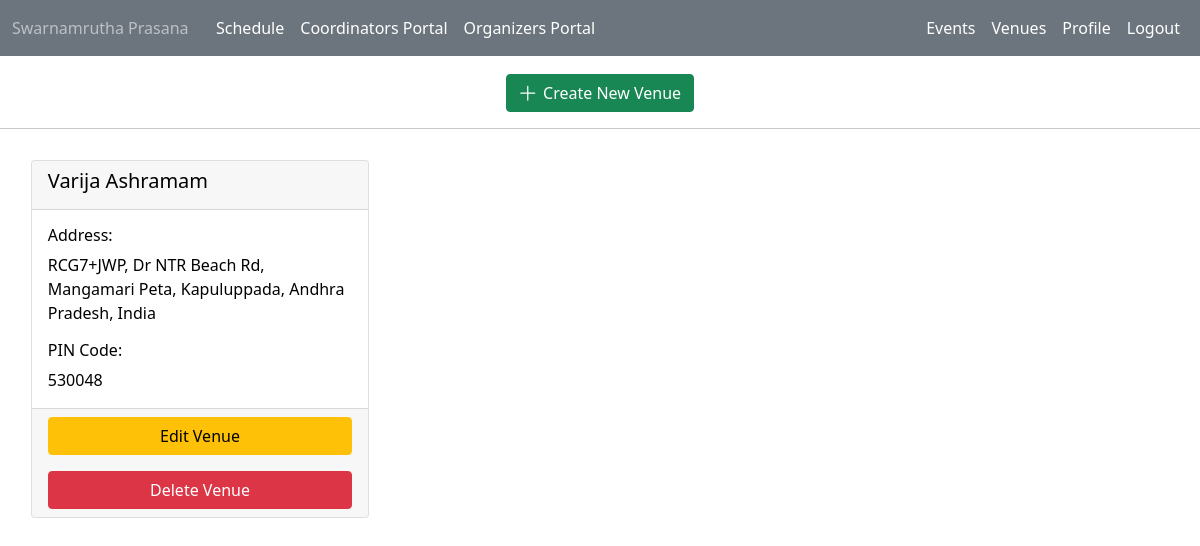
/organizers/venues (signed in), run on an earlier commit of the app's database.
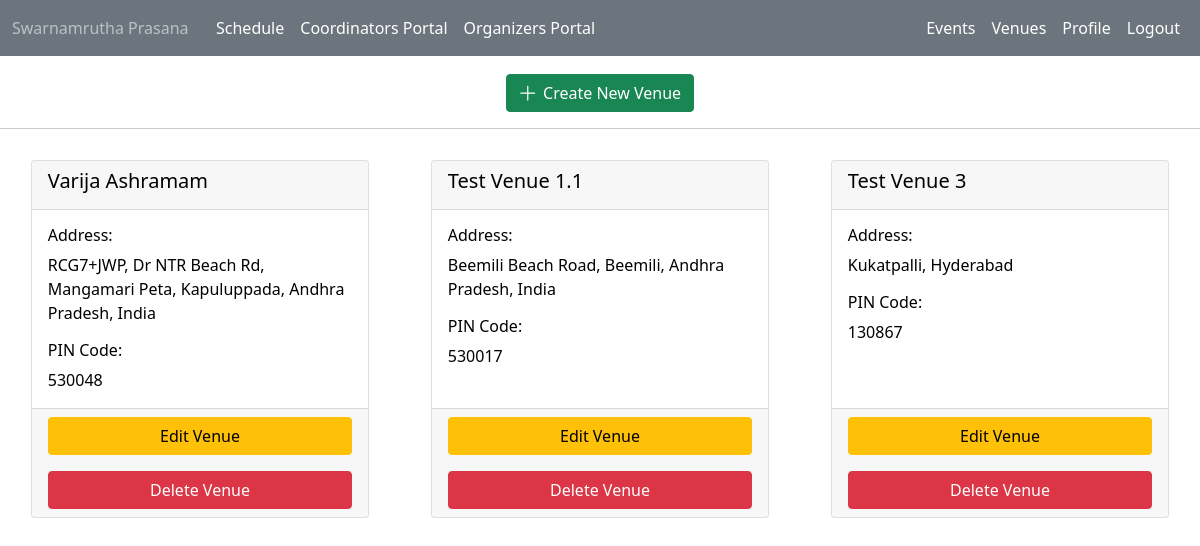
And on a later commit of the database.
### public/models.py (models this page shows)
class Venue(models.Model):
    name = models.CharField('Venue Name', max_length=120)
    address = models.CharField('Venue Address', max_length=400)
    pincode = models.CharField('Venue Post Code', max_length=6)
    web = models.URLField('Venue Website', max_length=120, blank=True)
    def __str__(self):
        return self.name

### organizers/views.py (the view)
# urls.py: path('venues', views.venues_Base, name="organizerVenues"),
@login_required
@SuperUser
def venues_Base(request):
    venues = Venue.objects.all()
    return render(request, "organizers/venues.html", {
        'venues':venues,
    })

### organizers/views.py (called while the page is built)
def SuperUser(function=None, redirect_field_name=REDIRECT_FIELD_NAME, login_url='coordinatorRedirect'):
    actual_decorator = user_passes_test(
        lambda u: u.is_active and u.is_superuser,
        login_url=login_url,
        redirect_field_name=redirect_field_name
    )
    if function:
        return actual_decorator(function)
    return actual_decorator

### organizers/templates/organizers/venues.html (shortened to what this page needs)
{% extends 'organizers/base.html' %}
{% block content %}
<div class="d-flex justify-content-center" style="width:100%; margin-top: 18px;">
    <a class="btn btn-success"  href="{% url 'newVenue' %}">
        <svg xmlns="http://www.w3.org/2000/svg" width="20" height="20" fill="currentColor" class="bi bi-plus-lg" viewBox="1 1.5 16 16">
            <path fill-rule="evenodd" d="M8 2a.5.5 0 0 1 .5.5v5h5a.5.5 0 0 1 0 1h-5v5a.5.5 0 0 1-1 0v-5h-5a.5.5 0 0 1 0-1h5v-5A.5.5 0 0 1 8 2Z"/>
        </svg>
        Create New Venue
    </a>
</div>
<hr>
<div class="container-fluid">
    <div class="row row-cols-auto">
        {% for venue in venues %}
        <div class="col-md-4" style="margin-top: 15px;">
            <div class="d-flex justify-content-center" style="width:100%; height: 100%;">
                <div class="card" style="width: 90%; height: 100%; color: black;">
                    <div class="card-header">
                        <h5>{{ venue }}</h5>
                    </div>
                    <div class="card-body">
                        <h6>Address:</h6>
                        {{venue.address}}
                        <h6>PIN Code:</h6>
                        {{venue.pincode}}
                    </div>
                    <div class="card-footer">
                        <a href="{% url 'updateVenue' venue.id %}" class="btn btn-warning" style="width:100%;">Edit Venue</a>
                        <a href="{% url 'deleteVenue' venue.id %}" class="btn btn-danger" style="width:100%;">Delete Venue</a>
                    </div>
                </div>
            </div>
        </div>
        {% endfor %}
</div>
{% endblock content %}

### organizers/templates/organizers/base.html (shortened to what this page needs)
<!doctype html>
<html lang="en">
  <head>
    <link href="https://cdn.jsdelivr.net/npm/bootstrap@5.1.3/dist/css/bootstrap.min.css" rel="stylesheet">
    {% load compress %}
    {% compress css %}
      <link type="text/x-scss" href="/static/coordinators/bootstrap/bootstrap.scss" rel="stylesheet" media="screen">
    {% endcompress %}
  </head>
  <body>
    {% include 'organizers/navbar.html' %}
    <div class="container-fluid min-vh-100 d-flex flex-column" style="padding: 0;">
      {% block content %} {% endblock content %}
    </div>
  </body>
</html>

### organizers/templates/organizers/navbar.html (shortened to what this page needs)
<nav class="navbar navbar-expand-lg navbar-dark bg-secondary">
  <div class="container-fluid">
    <div class="col-2">
      <span class="navbar-text">
        Swarnamrutha Prasana
      </span>
    </div>
    <div class="collapse navbar-collapse" id="navbarSupportedContent">
      <ul class="navbar-nav me-auto mb-2 mb-lg-0">
        <li class="nav-item">
          <a class="nav-link active" aria-current="page" href="{% url 'publicHome' %}">Schedule</a>
        </li>
        <li class="nav-item">
          <a class="nav-link active" aria-current="page" href="{% url 'coordinatorHome' %}">Coordinators Portal</a>
        </li>
        <li class="nav-item">
          <a class="nav-link active" aria-current="page" href="{% url 'organizerEventsBase' %}">Organizers Portal</a>
        </li>
      </ul>
      <ul class="navbar-nav">
        <li class="nav-item">
          <a class="nav-link active" aria-current="page" href="{% url 'organizerEventsBase' %}">Events</a>
        </li>
        <li class="nav-item">
          <a class="nav-link active" aria-current="page" href="{% url 'organizerVenues' %}">Venues</a>
        </li>
        <li class="nav-item">
          <a class="nav-link active" aria-current="page" href="{% url 'organizerProfile' %}">Profile</a>
        </li>
        <li class="nav-item">
          <a class="nav-link active" aria-current="page" href="{% url 'Logout' %}">Logout</a>
        </li>
      </ul>
    </div>
  </div>
</nav>

What changed in the data, as far as the page shows it:
added Venue: name "Test Venue 1.1", address "Beemili Beach Road, Beemili, Andhra Pradesh, India", pincode "530017"
added Venue: name "Test Venue 3", address "Kukatpalli, Hyderabad", pincode "130867"
